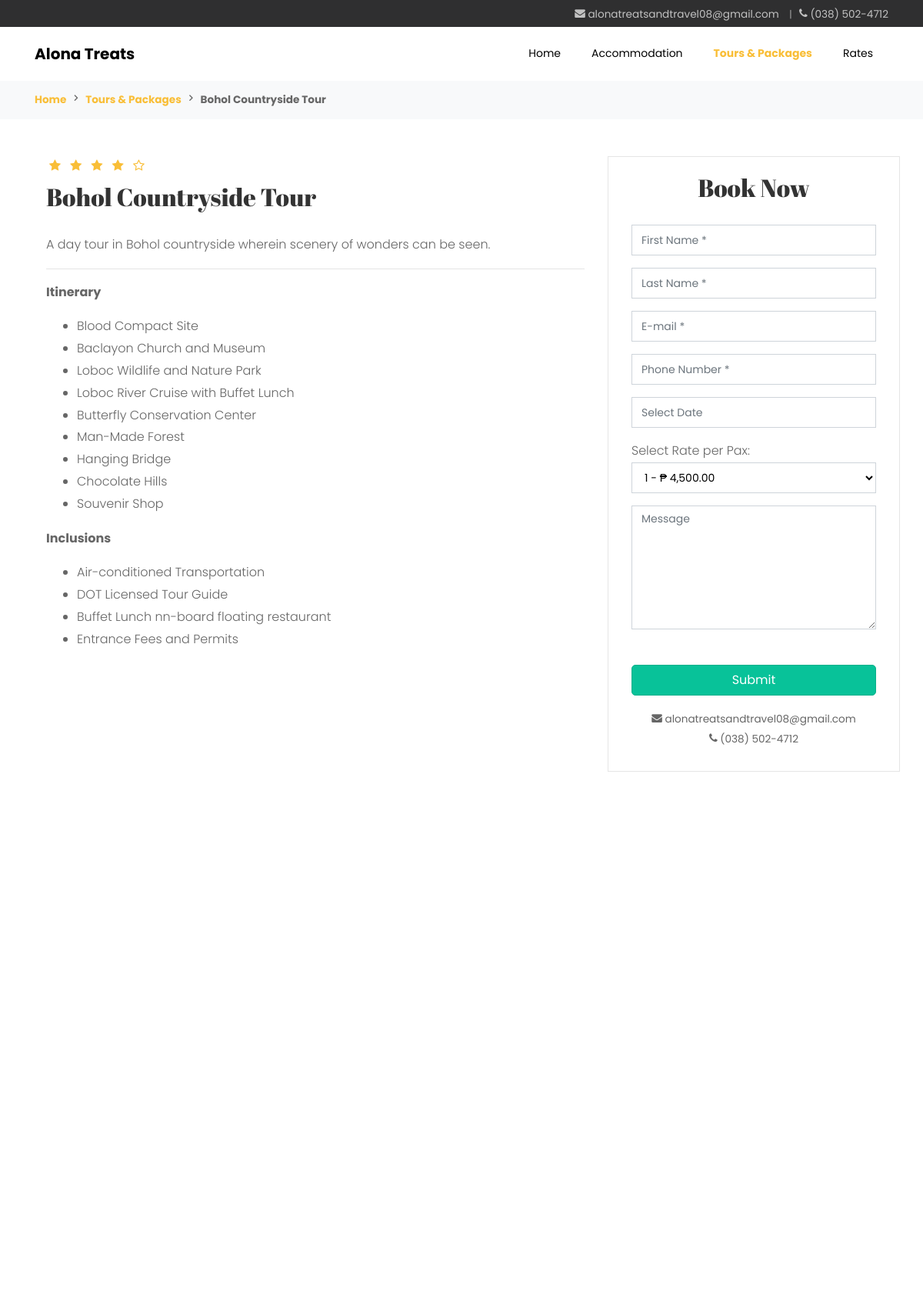
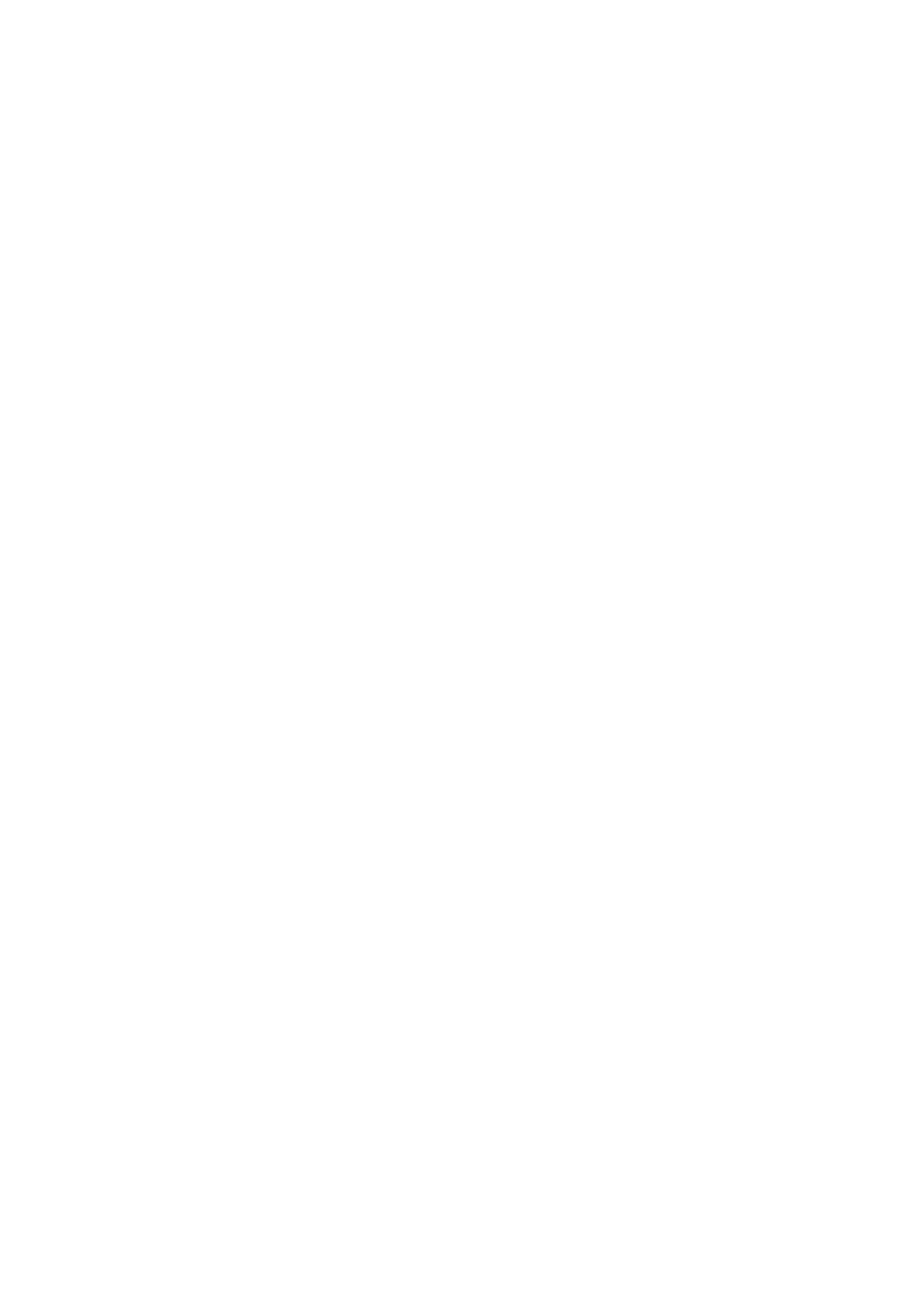
The app's page /bohol-tours.php?p=bohol-countryside-tour (upper part) with its own data (2 pictures, top to bottom).
### tables this page shows
CREATE TABLE `tours` (
  `ID` bigint(20) NOT NULL,
  `tour_ID` varchar(255) NOT NULL,
  `slug` varchar(255) NOT NULL,
  `tour_name` varchar(255) NOT NULL,
  `info` varchar(1000) NOT NULL,
  `tour_media` varchar(255) NOT NULL,
  `type` varchar(255) NOT NULL,
  `notes` varchar(255) NOT NULL
);

CREATE TABLE `tour_itinerary` (
  `ID` bigint(20) NOT NULL,
  `tour_ID` varchar(255) NOT NULL,
  `itineraries` varchar(1000) NOT NULL,
  `itinerary_media` varchar(255) NOT NULL
);

CREATE TABLE `tour_inclusions` (
  `ID` bigint(20) NOT NULL,
  `tour_ID` varchar(255) NOT NULL,
  `inclusions` varchar(1000) NOT NULL
);

### bohol-tours.php (the view, shortened to what this page needs)
<!DOCTYPE html>
<?php
require_once 'functions.php';
$slug = $_GET['p'];
$tour_and_package = $mysqli->prepare( "SELECT * FROM tours WHERE slug = ? LIMIT 1" );
$tour_and_package->bind_param( 's', $slug );
$tour_and_package->execute();
$tour_and_package_result = $tour_and_package->get_result();
if( $tour_and_package_result->num_rows > 0 ) {
  while( $row = $tour_and_package_result->fetch_assoc() ) {
    $tour_ID = $row['tour_ID'];
    $packageName = $row['tour_name'];
    $info = $row['info'];
  }
}
?>
<html lang="en">
<head>
  <link rel="stylesheet" href="css/open-iconic-bootstrap.min.css">
  <link rel="stylesheet" href="css/animate.css">
  <link rel="stylesheet" href="css/owl.carousel.min.css">
  <link rel="stylesheet" href="css/owl.theme.default.min.css">
  <link rel="stylesheet" href="css/magnific-popup.css">
  <link rel="stylesheet" href="css/aos.css">
  <link rel="stylesheet" href="css/ionicons.min.css">
  <link rel="stylesheet" href="css/bootstrap-datepicker.css">
  <link rel="stylesheet" href="css/jquery.timepicker.css">
  <link rel="stylesheet" href="css/flaticon.css">
  <link rel="stylesheet" href="css/icomoon.css">
  <link rel="stylesheet" href="css/style.css">
</head>
<body>
  <div class="header-link">
    <div class="container">
      <div class="row">
        <div class="col-md-12 text-right tag">
          <small><span class="icon icon-envelope"></span> alonatreatsandtravel08@gmail.com </small> <span class="margin-horizontal">|</span>
          <small><span class="icon icon-phone"></span> (038) 502-4712</small>
        </div>
      </div>
    </div>
  </div>
  <nav class="navbar navbar-expand-lg navbar-dark ftco_navbar bg-dark ftco-navbar-light" id="ftco-navbar">
   <div class="container">
     <a class="navbar-brand" href="index.html">Alona Treats</a>
     <div class="collapse navbar-collapse" id="ftco-nav">
       <ul class="navbar-nav ml-auto">
         <li class="nav-item"><a href="index.php" class="nav-link">Home</a></li>
         <li class="nav-item"><a href="accommodation.php?p=casi-verde-guest-house" class="nav-link">Accommodation</a></li>
         <li class="nav-item active"><a href="tours-and-packages.php" class="nav-link">Tours & Packages</a></li>
         <li class="nav-item"><a href="tour-package-rates.php" class="nav-link">Rates</a></li>
       </ul>
     </div>
   </div>
 </nav>
 <section class="header-navi-space bg-light-navigator">
  <div class="container">
    <div class="row">
      <div class="col-md-12">
        <small><a href="index.php" class="text-lighted">Home</a></small> <span class="icon-keyboard_arrow_right"></span> <small><a href="tours-and-packages.php" class="text-lighted">Tours & Packages</a></small> <span class="icon-keyboard_arrow_right"></span> <small class="text-lighted"><?php echo $packageName;?></small>
      </div>
    </div>
  </div>
</section>
<section class="ftco-section">
  <div class="container">
    <div class="row">
      <div class="col-md-8">
        <div class="col-md-12 heading-section ftco-animate">
          <span class="rate">
            <i class="icon-star"></i>
            <i class="icon-star"></i>
            <i class="icon-star"></i>
            <i class="icon-star"></i>
            <i class="icon-star-o"></i>
          </span>
          <h2 class="mb-4"><?php echo $packageName;?></h2>
          <div>
            <p><?php echo $info;?></p>
          </div>
        </div>
        <div class="col-md-12 ftco-animate">
          <hr>
          <p class="text-lighted">Itinerary</p>
          <ul>
            <?php
            $get_inclusions = $mysqli->prepare( "SELECT * FROM tour_itinerary WHERE tour_ID = $tour_ID" );
            $get_inclusions->execute();
            $get_inclusions_result = $get_inclusions->get_result();
            if( $get_inclusions_result->num_rows > 0 ) :
              while( $row = $get_inclusions_result->fetch_assoc() ) :
                ?>
                <li><?php echo $row['itineraries'];?></li>
                <?php
              endwhile;
            endif;
            $get_inclusions->close(); ?>
          </ul>
        </div>
        <div class="col-md-12 ftco-animate">
          <p class="text-lighted">Inclusions</p>
          <ul>
            <?php
            $get_inclusions = $mysqli->prepare( "SELECT * FROM tour_inclusions WHERE tour_ID = $tour_ID" );
            $get_inclusions->execute();
            $get_inclusions_result = $get_inclusions->get_result();
            if( $get_inclusions_result->num_rows > 0 ) :
              while( $row = $get_inclusions_result->fetch_assoc() ) :
                ?>
                <li><?php echo $row['inclusions'];?></li>
                <?php
              endwhile;
            endif;
            $get_inclusions->close(); ?>
          </ul>
        </div>
      </div>
      <div class="col-md-4 heading-section text-center bordered fixed-height-book-now-bohol-tours ftco-animate" >
        <h2 class="mb-4">Book Now</h2>
        <div class="col-md-12 order-md-last">
          <form action="bohol-tours.php?p=bohol-countryside-tour">
            <div class="form-group">
              <input type="text" class="form-control" placeholder="First Name *" required>
            </div>
            <div class="form-group">
              <input type="text" class="form-control" placeholder="Last Name *" required>
            </div>
            <div class="form-group">
              <input type="email" class="form-control" placeholder="E-mail *" required>
            </div>
            <div class="form-group">
              <input type="number" class="form-control" placeholder="Phone Number *" required>
            </div>
            <div class="form-group">
              <input type="text" class="form-control checkout_date" placeholder="Select Date" required>
            </div>
            <div class="form-group text-left">
              <div class="select-wrap one-third">
                <label>Select Rate per Pax:</label>
                <select name="room" id="book-room" value="<?php echo $submitted_room_no; ?>" class="form-control room-select">
                  <?php
                  $get_rates_per_pax = $mysqli->prepare( "SELECT * FROM tour_rates WHERE tour_ID = $tour_ID" );
                  $get_rates_per_pax->execute();
                  $get_rates_per_pax_result = $get_rates_per_pax->get_result();
                  if( $get_rates_per_pax_result->num_rows > 0 ) :
                    while( $row = $get_rates_per_pax_result->fetch_assoc() ) :
                      $rates = unserialize( $row['rates'] );
                      $rate = $rates['rate'];
                        echo '<option value="' . $row['pax'] . '">' . $row['pax'] . ' - &#8369; ' . number_format($rate['twin-sharing'],2) . '</option>';
                    endwhile;
                  endif;
                  $get_rates_per_pax->close(); ?>
                </select>
              </div>
            </div>
            <div class="form-group space-top">
              <textarea name="" id="" cols="30" rows="7" class="form-control" placeholder="Message"></textarea>
            </div>
            <div class="form-group">
              <input type="submit" value="Submit" class="btn btn-primary px-5 space-top-high">
            </div>
          </form>
          <small><span class="icon icon-envelope"></span> alonatreatsandtravel08@gmail.com </small>
          <small class="wrap-text"><span class="icon icon-phone"></span> (038) 502-4712</small>
        </div>
      </div>
    </div>
  </div>
</section>
</body>
</html>

### css/icomoon.css (style rules this page uses)
[class^="icon-"], [class*=" icon-"] { font-family: 'icomoon' !important; speak: none; font-style: normal; font-weight: normal; font-variant: normal; text-transform: none; line-height: 1; -webkit-font-smoothing: antialiased; -moz-osx-font-smoothing: grayscale; }
.icon-star:before { content: "\f005"; }
.icon-star-o:before { content: "\f006"; }
.icon-phone:before { content: "\f095"; }
.icon-envelope:before { content: "\f0e0"; }
.icon-keyboard_arrow_right:before { content: "\e315"; }

### records on screen
tours: tour_name "Bohol Countryside Tour", info "A day tour in Bohol countryside wherein scenery of wonders can be seen."
tour_itinerary: itineraries "Blood Compact Site"
tour_itinerary: itineraries "Baclayon Church and Museum"
tour_itinerary: itineraries "Loboc Wildlife and Nature Park"
tour_itinerary: itineraries "Loboc River Cruise with Buffet Lunch"
tour_itinerary: itineraries "Butterfly Conservation Center"
tour_itinerary: itineraries "Man-Made Forest"
tour_itinerary: itineraries "Hanging Bridge"
tour_itinerary: itineraries "Chocolate Hills"
tour_itinerary: itineraries "Souvenir Shop"
tour_inclusions: inclusions "Air-conditioned Transportation"
tour_inclusions: inclusions "DOT Licensed Tour Guide"
tour_inclusions: inclusions "Buffet Lunch nn-board floating restaurant"
tour_inclusions: inclusions "Entrance Fees and Permits"

### other values on screen
form field room "1 - ₱ 4,500.00"
